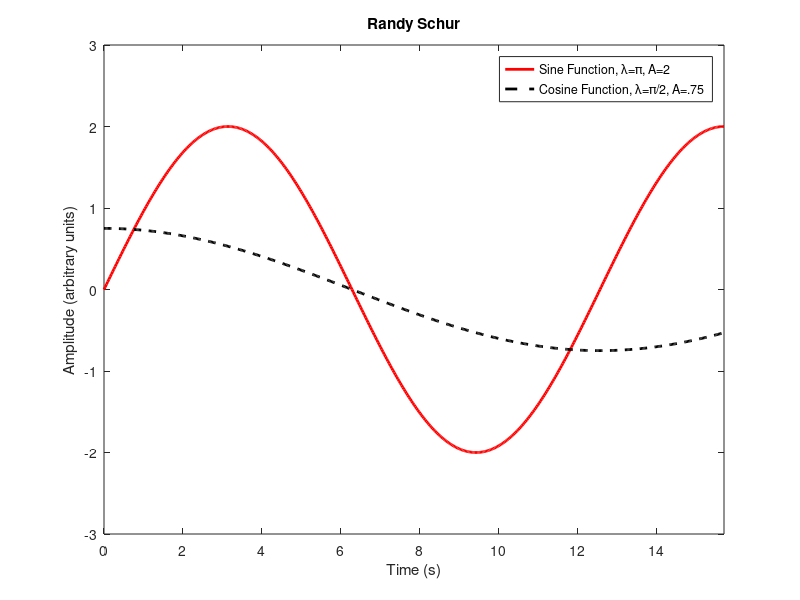
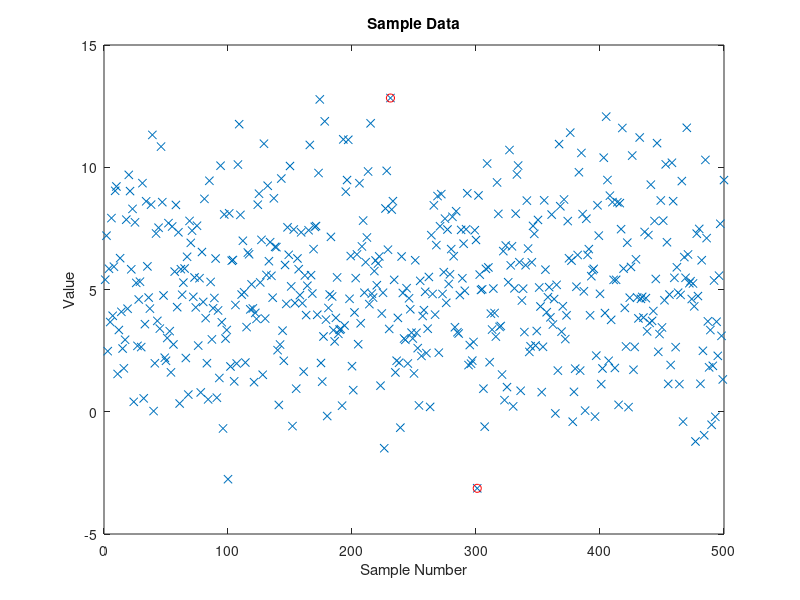

The MATLAB script that drew these images, in order:
%% APSC 1001 Homework 1 Solutions

% Randy Schur
% 10/2/15
%% Problem 1
clear
close all
clc

%a
t = 0:pi/100:5*pi;      %create array of time values
data_a = 2*sin(0.5*t);  %sine function: amplitude=2, wavelength = 2*pi*0.5 = pi
plot(t, data_a, 'r', 'LineWidth', 2)    %plot the function
title('Randy Schur')                    %label title and axes
xlabel('Time (s)')
ylabel('Amplitude (arbitrary units)')
axis([0 5*pi -3 3])                     %set axis limits

%b
hold on
data_b = 0.75*cos(0.25*t);  %cosine function: amplitude=.75, wavelength=pi/2
plot(t, data_b, 'k--', 'LineWidth', 2)  %plot additional data

%c
legend('Sine Function, \lambda=\pi, A=2', 'Cosine Function, \lambda=\pi/2, A=.75')  %create a legend

%% Problem 2
%a
figure
data = 5 + 3*randn(1,500);          %create random data sample
plot(1:length(data), data, 'x')     %plot data sample
title('Sample Data')                %set up title and label axes
xlabel('Sample Number')
ylabel('Value')

%b
[max_value, max_index] = max(data); %find min and max values
[min_value, min_index] = min(data);
hold on
plot(max_index, max_value, 'ro')    %plot min and max values of data with a red circle
plot(min_index, min_value, 'ro')
%c
mean_value = mean(data)             %find mean and standard deviation values
standard_deviation = std(data)



